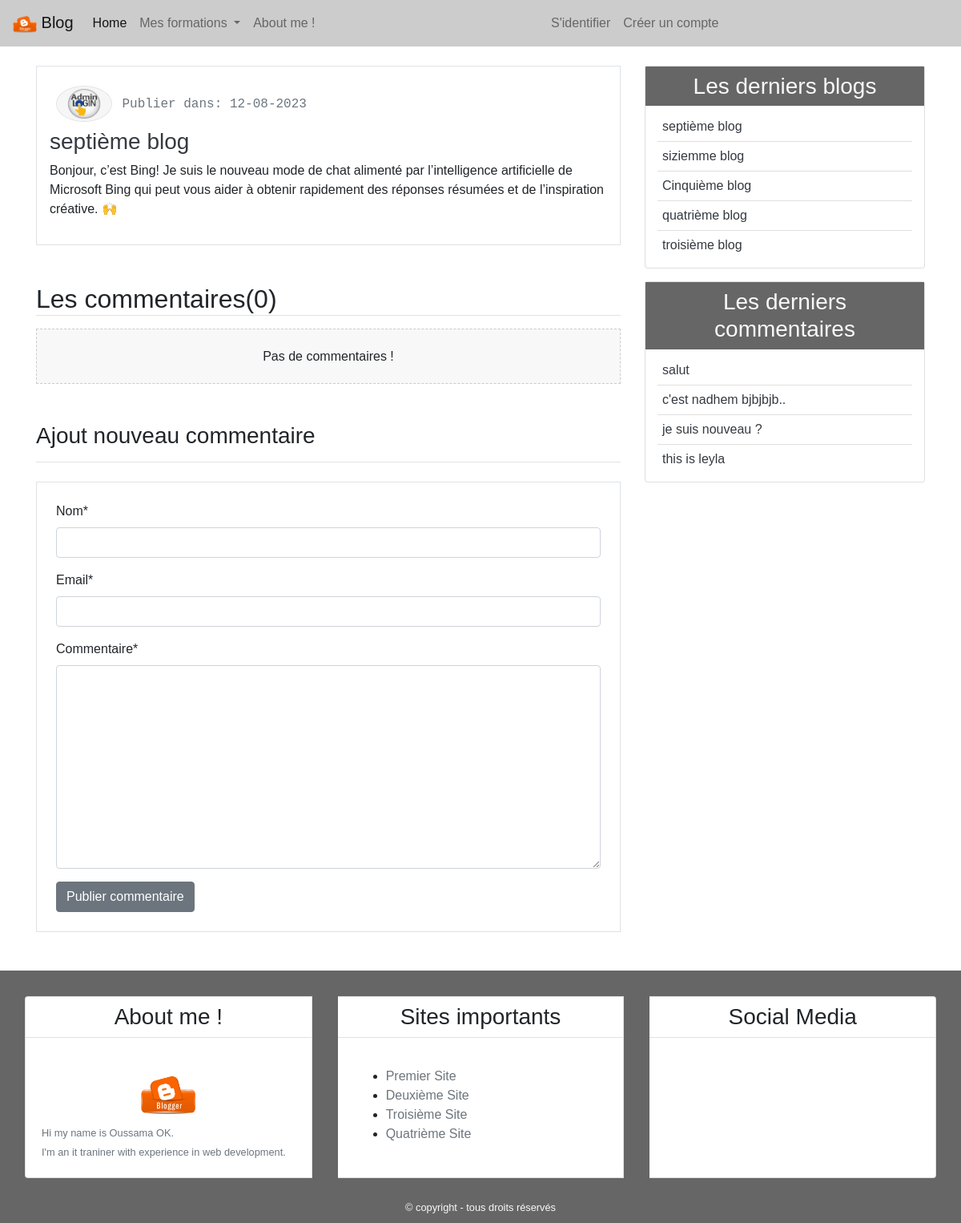
The app's page /detail/14/, older data.
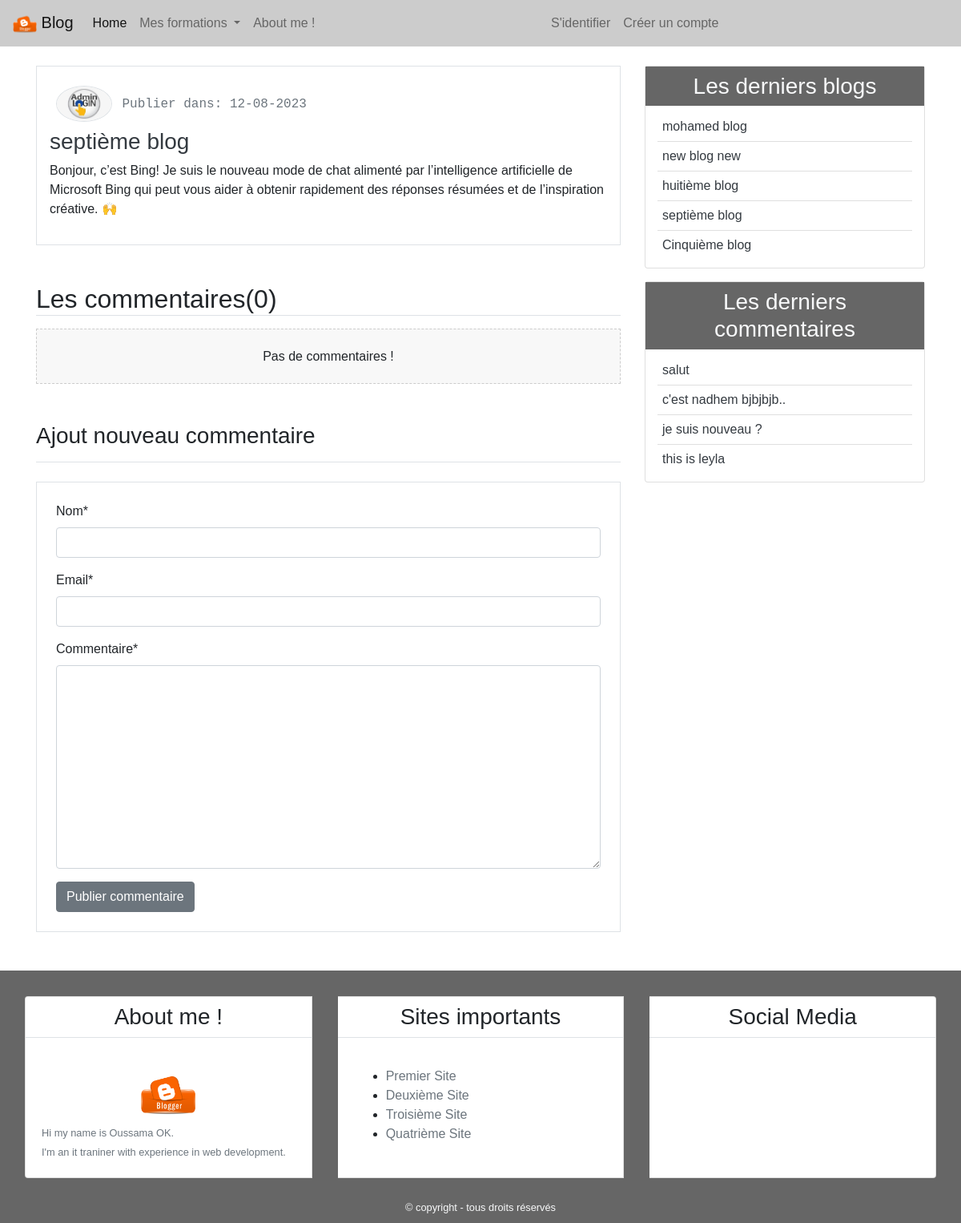
The same page, newer data.
### blog/models.py (models this page shows, shortened)
class Post(models.Model):
    title = models.CharField(max_length=100)
    content = models.TextField()
    post_date = models.DateTimeField(default=timezone.now)
    post_update = models.DateTimeField(auto_now=True)
    author = models.ForeignKey(User, on_delete= models.CASCADE)
    def __str__(self):
        return self.title
    class Meta:
        ordering = ('-post_date',)

class Comment(models.Model):
    name = models.CharField(max_length=50, verbose_name='Nom')
    email = models.EmailField(verbose_name='email')
    body = models.TextField(verbose_name='Commentaire')
    comment_date = models.DateTimeField(auto_now_add=True)
    active = models.BooleanField(default=False)
    post = models.ForeignKey(Post, on_delete=models.CASCADE, related_name='comments')
    class Meta:
        ordering = ('-comment_date',)

### user/models.py (models this page shows, shortened)
class Profile(models.Model):
    image = models.ImageField(default='default.jpg', upload_to='profile_pics')
    user = models.OneToOneField(User, on_delete=models.CASCADE)

### blog/views.py (the view)
# urls.py: path('detail/<int:post_id>/', views.post_detail, name='detail'),
def post_detail(request, post_id):
    post= get_object_or_404(Post, pk=post_id)
    comments= post.comments.filter(active=True)
    if request.method == "POST":
        comment_form= NewComment(data=request.POST)
        if comment_form.is_valid():
            new_comment = comment_form.save(commit=False)
            new_comment.post = post
            new_comment.save()
            comment_form= NewComment()
    else:
        comment_form = NewComment()
    context = {
        'title': post,
        'post' : post,
        'comments' : comments,
        'comment_form': comment_form,
    }
    return render(request,'blog/detail.html',context)

### blog/forms.py
class NewComment(forms.ModelForm):
    class Meta:
        model = Comment
        fields =('name', 'email', 'body')

### blog/templatetags/post_tag.py (called while the page is built)
@register.inclusion_tag('blog/latest_posts.html')
def latest_posts():
    context={
        'l_posts': Post.objects.all()[0:5],
   }
    return context

@register.inclusion_tag('blog/latest_comments.html')
def latest_comments():
    context={
        'l_comments': Comment.objects.filter(active=True)[0:5],
   }
    return context

### blog/templates/blog/detail.html (shortened to what this page needs)
{% extends 'blog/base.html' %}
{% block content %}
{% load crispy_forms_tags %}
<div class = "border p-3 mb-3">
    <img class="img-fluid rounded-circle border m-2" width="70px" src="{{post.author.profile.image.url}}" alt="Image du bloggeur">
    <samp class="text-secondary">Publier dans: {{post.post_date | date:'d-m-Y'}}</samp>
    <h3><a class="text-dark" href="">{{post.title}}</a></h3>
    <p>{{post.content}}</p>
</div>
<h2 class="border-bottom mt-5 mb-3">Les commentaires({{comments.count}})</h2>
{% for comment in comments %}
<ul class="p-3 comment">
    <h6 class="border-bottom p-2">({{comment.name}}) <span class="text-secondary">{{comment.comment_date|date:'d-m-Y'}}</span> </h6>
    {{comment.body}}
</ul>
{% empty %}
<h6 class="text-center p-4 comment">Pas de commentaires !</h6>
{% endfor %}
<h3 class="border-bottom pb-3 mb-3 mt-5"> Ajout nouveau commentaire</h3>
<div class="border p-4 mb-5 mt-4">
  <form method ="POST">
    {{comment_form|crispy}}
    <input class="btn btn-secondary " type="submit" value="Publier commentaire">
  </form>
</div>
{% endblock content %}

### blog/templates/blog/latest_posts.html
<ul class="list-group-flush latest-post">
    {% for post in l_posts %}
    <li class="list-group-item latest-post-item" >
        <a class="text-dark" href="{% url 'detail' post.pk %}">{{post.title}}</a>
    </li>
    {% empty %}
    <li class="list-group-item latest-post-item" >Pas de blogs!</li>
    {% endfor %}
</ul>

### blog/templates/blog/latest_comments.html
<ul class="list-group-flush latest-comment">
    {% for comment in l_comments %}
    <li class="list-group-item latest-comment-item" >
        <a class="text-dark" href="{% url 'detail' comment.post.pk %}">
            {% if comment.body|length > 25 %}
            {{comment.body|slice:'20'}}..
            {% else %}
            {{comment.body}}
            {% endif %}
        </a>
    </li>
    {% empty %}
    <li class="list-group-item latest-comment-item" >Pas de commentaires!</li>
    {% endfor %}
</ul>

Row changes from the older to the newer data that the page shows:
removed Post: title "siziemme blog"
no longer on this page (row unchanged): Post: title "quatrième blog"
no longer on this page (row unchanged): Post: title "troisième blog"
added Post: title "mohamed blog"
added Post: title "new blog new"
added Post: title "huitième blog"
